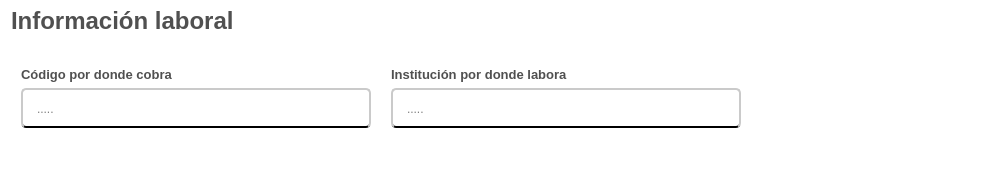
              <widget class="QFrame" name="info_laboral">
               <property name="sizePolicy">
                <sizepolicy hsizetype="Preferred" vsizetype="Preferred">
                 <horstretch>0</horstretch>
                 <verstretch>10</verstretch>
                </sizepolicy>
               </property>
               <property name="minimumSize">
                <size>
                 <width>1000</width>
                 <height>100</height>
                </size>
               </property>
               <property name="styleSheet">
                <string notr="true">QFrame{

	background-color: rgb(255, 255, 255);
}</string>
               </property>
               <property name="frameShape">
                <enum>QFrame::NoFrame</enum>
               </property>
               <property name="frameShadow">
                <enum>QFrame::Raised</enum>
               </property>
               <layout class="QVBoxLayout" name="verticalLayout">
                <item>
                 <widget class="QLabel" name="label_titulo_del_segmento_info_laboral">
                  <property name="maximumSize">
                   <size>
                    <width>16777215</width>
                    <height>20</height>
                   </size>
                  </property>
                  <property name="font">
                   <font>
                    <family>Arial</family>
                    <pointsize>18</pointsize>
                    <weight>75</weight>
                    <bold>true</bold>
                   </font>
                  </property>
                  <property name="styleSheet">
                   <string notr="true">QLabel{
	
	
	color: rgb(80, 80, 80);

	border-color: #ffffff;


}
</string>
                  </property>
                  <property name="text">
                   <string>Información laboral</string>
                  </property>
                  <property name="scaledContents">
                   <bool>false</bool>
                  </property>
                 </widget>
                </item>
                <item>
                 <widget class="QFrame" name="preguntas_info_laboral">
                  <property name="styleSheet">
                   <string notr="true">border-radius:0px;
/*border:1px solid;*/</string>
                  </property>
                  <property name="frameShape">
                   <enum>QFrame::StyledPanel</enum>
                  </property>
                  <property name="frameShadow">
                   <enum>QFrame::Raised</enum>
                  </property>
                  <layout class="QGridLayout" name="gridLayout_7">
                   <property name="leftMargin">
                    <number>10</number>
                   </property>
                   <property name="topMargin">
                    <number>30</number>
                   </property>
                   <property name="rightMargin">
                    <number>10</number>
                   </property>
                   <property name="bottomMargin">
                    <number>30</number>
                   </property>
                   <property name="horizontalSpacing">
                    <number>20</number>
                   </property>
                   <item row="0" column="1" alignment="Qt::AlignTop">
                    <widget class="QLabel" name="label_institucion_donde_laboral">
                     <property name="maximumSize">
                      <size>
                       <width>16777215</width>
                       <height>40</height>
                      </size>
                     </property>
                     <property name="font">
                      <font>
                       <family>Arial</family>
                       <pointsize>10</pointsize>
                       <weight>75</weight>
                       <bold>true</bold>
                      </font>
                     </property>
                     <property name="styleSheet">
                      <string notr="true">QLabel{
	
	color: rgb(80, 80, 80);

	border-color: #ffffff;


}
</string>
                     </property>
                     <property name="text">
                      <string>Institución por donde labora</string>
                     </property>
                     <property name="scaledContents">
                      <bool>false</bool>
                     </property>
                    </widget>
                   </item>
                   <item row="0" column="0" alignment="Qt::AlignTop">
                    <widget class="QLabel" name="label_codigo_por_donde_cobra">
                     <property name="maximumSize">
                      <size>
                       <width>16777215</width>
                       <height>40</height>
                      </size>
                     </property>
                     <property name="font">
                      <font>
                       <family>Arial</family>
                       <pointsize>10</pointsize>
                       <weight>75</weight>
                       <bold>true</bold>
                      </font>
                     </property>
                     <property name="styleSheet">
                      <string notr="true">QLabel{
	
	color: rgb(80, 80, 80);

	border-color: #ffffff;


}
</string>
                     </property>
                     <property name="text">
                      <string>Código por donde cobra</string>
                     </property>
                     <property name="scaledContents">
                      <bool>false</bool>
                     </property>
                    </widget>
                   </item>
                   <item row="1" column="0" alignment="Qt::AlignTop">
                    <widget class="QLineEdit" name="input_codigo_por_donde_cobra">
                     <property name="sizePolicy">
                      <sizepolicy hsizetype="Fixed" vsizetype="Fixed">
                       <horstretch>0</horstretch>
                       <verstretch>10</verstretch>
                      </sizepolicy>
                     </property>
                     <property name="minimumSize">
                      <size>
                       <width>350</width>
                       <height>40</height>
                      </size>
                     </property>
                     <property name="styleSheet">
                      <string notr="true">QLineEdit{
	
	background-color: rgb(255, 255, 255);
	font: 12pt &quot;Arial&quot;;
	border-radius:5px;
	padding-left: 12px;
 padding-right:12px;
	padding-top:1px;
	border-bottom:2px solid black  ;
	border-top: 2px solid rgb(202, 202, 202);
	border-left: 2px solid rgb(202, 202, 202);
	border-right: 2px solid rgb(202, 202, 202);

}

QLineEdit:focus{

	border: 2px solid rgb(17, 192, 255)



}
</string>
                     </property>
                     <property name="placeholderText">
                      <string>.....</string>
                     </property>
                    </widget>
                   </item>
                   <item row="1" column="1" alignment="Qt::AlignLeft|Qt::AlignTop">
                    <widget class="QLineEdit" name="input_institucion_donde_laboral">
                     <property name="sizePolicy">
                      <sizepolicy hsizetype="Fixed" vsizetype="Fixed">
                       <horstretch>0</horstretch>
                       <verstretch>10</verstretch>
                      </sizepolicy>
                     </property>
                     <property name="minimumSize">
                      <size>
                       <width>350</width>
                       <height>40</height>
                      </size>
                     </property>
                     <property name="styleSheet">
                      <string notr="true">QLineEdit{
	
	background-color: rgb(255, 255, 255);
	font: 12pt &quot;Arial&quot;;
	border-radius:5px;
	padding-left: 12px;
 padding-right:12px;
	padding-top:1px;
	border-bottom:2px solid black  ;
	border-top: 2px solid rgb(202, 202, 202);
	border-left: 2px solid rgb(202, 202, 202);
	border-right: 2px solid rgb(202, 202, 202);

}

QLineEdit:focus{

	border: 2px solid rgb(17, 192, 255)



}
</string>
                     </property>
                     <property name="placeholderText">
                      <string>.....</string>
                     </property>
                    </widget>
                   </item>
                  </layout>
                  <zorder>input_codigo_por_donde_cobra</zorder>
                  <zorder>input_institucion_donde_laboral</zorder>
                  <zorder>label_institucion_donde_laboral</zorder>
                  <zorder>label_codigo_por_donde_cobra</zorder>
                 </widget>
                </item>
               </layout>
              </widget>
